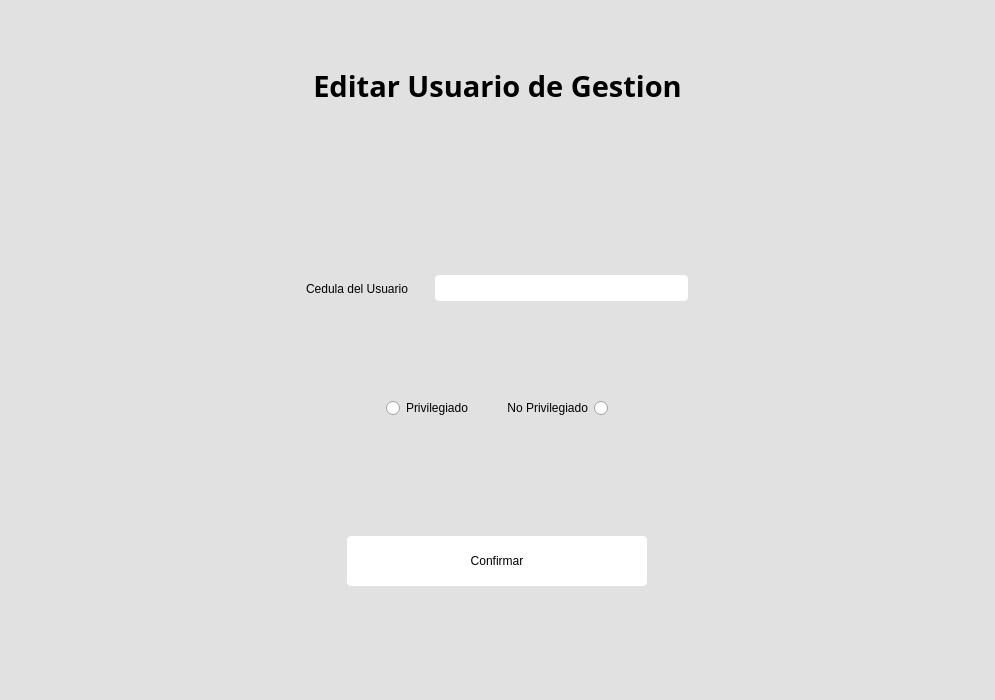
<?xml version="1.0" encoding="UTF-8"?>
<ui version="4.0">
 <class>Form</class>
 <widget class="QWidget" name="Form">
  <property name="geometry">
   <rect>
    <x>0</x>
    <y>0</y>
    <width>995</width>
    <height>700</height>
   </rect>
  </property>
  <property name="windowTitle">
   <string>Form</string>
  </property>
  <property name="styleSheet">
   <string notr="true">#Form{
background-color:rgb(225, 225, 225)
}

QPushBottom{
border:none;
}
#aceptar{
max-width:300px;
min-height:50px;
border-radius:4px;
background-color:rgb(255, 255, 255);
}
QFrame{
border:none;
}

#aceptar:hover{
background-color:#ddd;
}</string>
  </property>
  <layout class="QHBoxLayout" name="horizontalLayout">
   <item>
    <layout class="QVBoxLayout" name="verticalLayout_2" stretch="1,9">
     <property name="topMargin">
      <number>40</number>
     </property>
     <item>
      <widget class="QFrame" name="frame_5">
       <property name="frameShape">
        <enum>QFrame::StyledPanel</enum>
       </property>
       <property name="frameShadow">
        <enum>QFrame::Raised</enum>
       </property>
       <layout class="QHBoxLayout" name="horizontalLayout_6">
        <property name="topMargin">
         <number>15</number>
        </property>
        <item>
         <widget class="QLabel" name="label">
          <property name="font">
           <font>
            <family>NotoSerifTamilSlanted SemiCondensed ExtraBold</family>
            <pointsize>22</pointsize>
            <weight>75</weight>
            <bold>true</bold>
           </font>
          </property>
          <property name="text">
           <string>Editar Usuario de Gestion</string>
          </property>
          <property name="alignment">
           <set>Qt::AlignCenter</set>
          </property>
         </widget>
        </item>
       </layout>
      </widget>
     </item>
     <item>
      <widget class="QFrame" name="frame_4">
       <property name="frameShape">
        <enum>QFrame::StyledPanel</enum>
       </property>
       <property name="frameShadow">
        <enum>QFrame::Raised</enum>
       </property>
       <layout class="QHBoxLayout" name="horizontalLayout_5">
        <item>
         <layout class="QVBoxLayout" name="verticalLayout" stretch="1,2,0,0,0,2,0">
          <item>
           <spacer name="verticalSpacer_2">
            <property name="orientation">
             <enum>Qt::Vertical</enum>
            </property>
            <property name="sizeHint" stdset="0">
             <size>
              <width>20</width>
              <height>20</height>
             </size>
            </property>
           </spacer>
          </item>
          <item>
           <widget class="QFrame" name="frame_2">
            <property name="styleSheet">
             <string notr="true"/>
            </property>
            <property name="frameShape">
             <enum>QFrame::StyledPanel</enum>
            </property>
            <property name="frameShadow">
             <enum>QFrame::Raised</enum>
            </property>
            <layout class="QHBoxLayout" name="horizontalLayout_3">
             <item>
              <widget class="QFrame" name="frame_6">
               <property name="styleSheet">
                <string notr="true">max-width:400%;</string>
               </property>
               <property name="frameShape">
                <enum>QFrame::StyledPanel</enum>
               </property>
               <property name="frameShadow">
                <enum>QFrame::Raised</enum>
               </property>
               <layout class="QHBoxLayout" name="horizontalLayout_8" stretch="3,7">
                <property name="spacing">
                 <number>20</number>
                </property>
                <item>
                 <widget class="QLabel" name="label_2">
                  <property name="text">
                   <string>Cedula del Usuario</string>
                  </property>
                 </widget>
                </item>
                <item>
                 <widget class="QLineEdit" name="cedula">
                  <property name="styleSheet">
                   <string notr="true">border:none;
padding:5px;
border-radius:4px;</string>
                  </property>
                 </widget>
                </item>
               </layout>
              </widget>
             </item>
            </layout>
           </widget>
          </item>
          <item>
           <widget class="QFrame" name="frame">
            <property name="frameShape">
             <enum>QFrame::StyledPanel</enum>
            </property>
            <property name="frameShadow">
             <enum>QFrame::Raised</enum>
            </property>
           </widget>
          </item>
          <item>
           <widget class="QFrame" name="frame_8">
            <property name="styleSheet">
             <string notr="true"/>
            </property>
            <property name="frameShape">
             <enum>QFrame::StyledPanel</enum>
            </property>
            <property name="frameShadow">
             <enum>QFrame::Raised</enum>
            </property>
            <layout class="QHBoxLayout" name="horizontalLayout_10" stretch="0">
             <property name="spacing">
              <number>20</number>
             </property>
             <item>
              <widget class="QFrame" name="frame_9">
               <property name="styleSheet">
                <string notr="true">max-width:240%;</string>
               </property>
               <property name="frameShape">
                <enum>QFrame::StyledPanel</enum>
               </property>
               <property name="frameShadow">
                <enum>QFrame::Raised</enum>
               </property>
               <layout class="QHBoxLayout" name="horizontalLayout_2">
                <item>
                 <widget class="QRadioButton" name="radioButton">
                  <property name="text">
                   <string>Privilegiado</string>
                  </property>
                 </widget>
                </item>
                <item>
                 <widget class="QRadioButton" name="radioButton_2">
                  <property name="layoutDirection">
                   <enum>Qt::RightToLeft</enum>
                  </property>
                  <property name="text">
                   <string>No Privilegiado</string>
                  </property>
                 </widget>
                </item>
               </layout>
              </widget>
             </item>
            </layout>
           </widget>
          </item>
          <item>
           <spacer name="verticalSpacer_5">
            <property name="orientation">
             <enum>Qt::Vertical</enum>
            </property>
            <property name="sizeHint" stdset="0">
             <size>
              <width>20</width>
              <height>40</height>
             </size>
            </property>
           </spacer>
          </item>
          <item>
           <widget class="QFrame" name="frame_3">
            <property name="frameShape">
             <enum>QFrame::StyledPanel</enum>
            </property>
            <property name="frameShadow">
             <enum>QFrame::Raised</enum>
            </property>
            <layout class="QHBoxLayout" name="horizontalLayout_4">
             <item>
              <widget class="QFrame" name="frame_7">
               <property name="styleSheet">
                <string notr="true"/>
               </property>
               <property name="frameShape">
                <enum>QFrame::StyledPanel</enum>
               </property>
               <property name="frameShadow">
                <enum>QFrame::Raised</enum>
               </property>
               <layout class="QHBoxLayout" name="horizontalLayout_9">
                <item>
                 <widget class="QPushButton" name="aceptar">
                  <property name="styleSheet">
                   <string notr="true"/>
                  </property>
                  <property name="text">
                   <string>Confirmar</string>
                  </property>
                 </widget>
                </item>
               </layout>
              </widget>
             </item>
            </layout>
           </widget>
          </item>
          <item>
           <spacer name="verticalSpacer">
            <property name="orientation">
             <enum>Qt::Vertical</enum>
            </property>
            <property name="sizeHint" stdset="0">
             <size>
              <width>20</width>
              <height>40</height>
             </size>
            </property>
           </spacer>
          </item>
         </layout>
        </item>
       </layout>
      </widget>
     </item>
    </layout>
   </item>
  </layout>
 </widget>
 <resources/>
 <connections/>
</ui>
